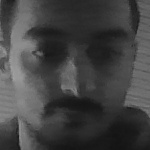
#> input picture yuzverileri/face-1.1.jpg, 150 x 150 px; its folder holds 4 pictures in this run
$ python training.py
#> lines starting #> are read from the running program, lines starting #| are printed output that depends on the picture
import cv2,os
import numpy as np
from PIL import Image

recognizer = cv2.face.LBPHFaceRecognizer_create()
cascadePath = "face.xml"
faceCascade = cv2.CascadeClassifier(cascadePath)
path = 'yuzverileri'

def get_images_and_labels(path):
#> called with path = 'yuzverileri'
     image_paths = [os.path.join(path, f) for f in os.listdir(path)]
     images = []
     labels = []
     for image_path in image_paths:
         image_pil = Image.open(image_path).convert('L')
#> image_pil is the input picture: PIL image 150x150 L; min 19, max 163, mean 66.7
         image = np.array(image_pil, 'uint8')
         nbr = int(os.path.split(image_path)[1].split(".")[0].replace("face-", ""))
         print(nbr)
         faces = faceCascade.detectMultiScale(image)
#> faces = [[5, 10, 134, 134]]
         for (x, y, w, h) in faces:
             images.append(image[y: y + h, x: x + w])
             labels.append(nbr)
             cv2.imshow("Adding faces to traning set...", image[y: y + h, x: x + w])
             cv2.waitKey(10)
#> this loop made 1 pass
#> pass 1, in get_images_and_labels, `cv2.imshow("Adding faces to traning set...", image[y: y + h, x: x + w])`:
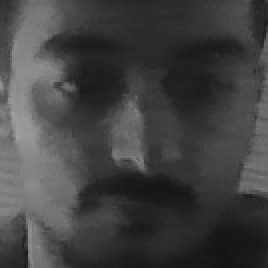
#> window 'Adding faces to traning set...': shape (134, 134) (shown 2 times larger); min 20, max 163, mean 65.7
#> after the loop, images = 1 item; labels = [1]
#> pass 3 of the loop in get_images_and_labels, `for image_path in image_paths:`:
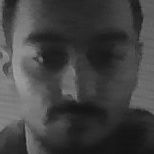
#> input picture yuzverileri/face-1.11.jpg, 154 x 154 px
#> in get_images_and_labels, image_pil is the input picture: PIL image 154x154 L; min 18, max 162, mean 65.9
#> faces = [[8, 13, 132, 132]]
#> the loop in get_images_and_labels, `for (x, y, w, h) in faces:` made 1 pass
#> pass 1, in get_images_and_labels, `cv2.imshow("Adding faces to traning set...", image[y: y + h, x: x + w])`:
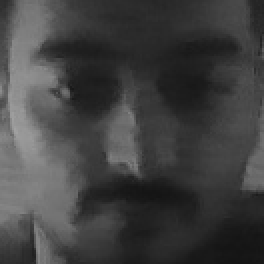
#> window 'Adding faces to traning set...': shape (132, 132) (shown 2 times larger); min 19, max 162, mean 64.9
#> after the loop in get_images_and_labels, `for (x, y, w, h) in faces:`: images = 2 items; labels = [1, 1]
#> the loop made 4 passes; the first 3 are shown
     return images, labels


images, labels = get_images_and_labels(path)
cv2.imshow('test',images[0])
cv2.waitKey(1)

recognizer.train(images, np.array(labels))
#> (the run stopped early here; a loop or call above may not have finished)
